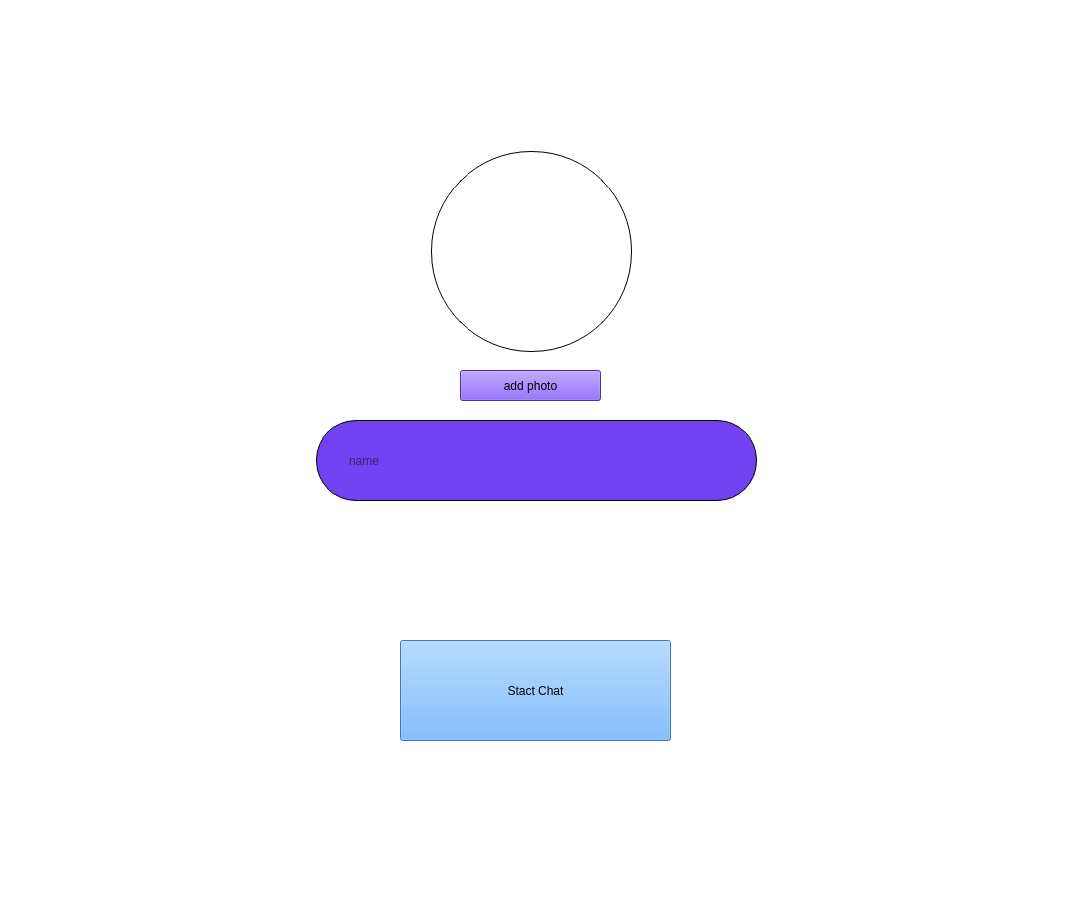
<?xml version="1.0" encoding="UTF-8"?>
<ui version="4.0">
 <class>chose_name</class>
 <widget class="QMainWindow" name="chose_name">
  <property name="geometry">
   <rect>
    <x>0</x>
    <y>0</y>
    <width>1081</width>
    <height>921</height>
   </rect>
  </property>
  <property name="windowTitle">
   <string>MainWindow</string>
  </property>
  <widget class="QWidget" name="centralwidget">
   <widget class="QGraphicsView" name="graphicsView">
    <property name="geometry">
     <rect>
      <x>-40</x>
      <y>-10</y>
      <width>1131</width>
      <height>941</height>
     </rect>
    </property>
    <property name="styleSheet">
     <string notr="true">background-image: url(:/new/prefix1/IMG_2241.JPG);</string>
    </property>
   </widget>
   <widget class="QLabel" name="label">
    <property name="geometry">
     <rect>
      <x>431</x>
      <y>151</y>
      <width>201</width>
      <height>201</height>
     </rect>
    </property>
    <property name="styleSheet">
     <string notr="true">border-image: url(:/new/prefix1/client.jpeg);
    border:1px solid black;    

    border-radius:100%;
</string>
    </property>
    <property name="text">
     <string/>
    </property>
   </widget>
   <widget class="QLineEdit" name="lineEdit">
    <property name="geometry">
     <rect>
      <x>316</x>
      <y>420</y>
      <width>441</width>
      <height>81</height>
     </rect>
    </property>
    <property name="styleSheet">
     <string notr="true">background-color: rgb(113, 66, 241);

font: 17pt &quot;MS Shell Dlg 2&quot;;
border-radius:40px;
border: 1px solid black;
padding-left:30px;
</string>
    </property>
    <property name="placeholderText">
     <string>name</string>
    </property>
   </widget>
   <widget class="QPushButton" name="PushButton">
    <property name="geometry">
     <rect>
      <x>400</x>
      <y>640</y>
      <width>271</width>
      <height>101</height>
     </rect>
    </property>
    <property name="styleSheet">
     <string notr="true">background-color: rgb(85, 170, 255);
border-color: rgb(0, 0, 0);
font: 14pt &quot;MS Shell Dlg 2&quot;;
color: rgb(0, 0, 0);</string>
    </property>
    <property name="text">
     <string>Stact Chat</string>
    </property>
   </widget>
   <widget class="QPushButton" name="pushButton">
    <property name="geometry">
     <rect>
      <x>460</x>
      <y>370</y>
      <width>141</width>
      <height>31</height>
     </rect>
    </property>
    <property name="styleSheet">
     <string notr="true">background-color: rgb(108, 66, 234);</string>
    </property>
    <property name="text">
     <string>add photo</string>
    </property>
   </widget>
  </widget>
 </widget>
 <resources/>
 <connections/>
</ui>
